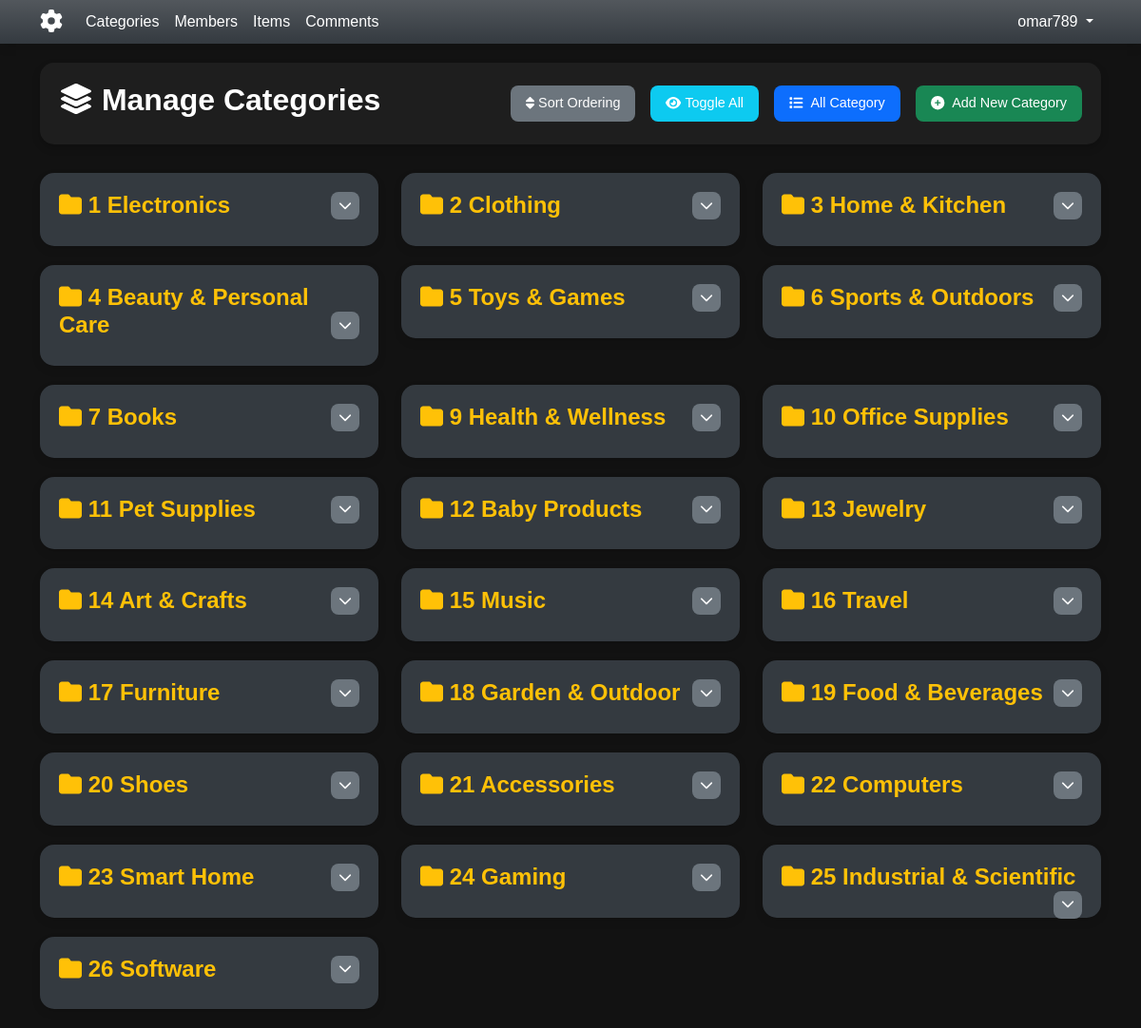
/admin/categories.php (signed in), run on the app's committed database.
### tables this page shows
CREATE TABLE `categories` (
  `ID` int NOT NULL,
  `Name` varchar(255) NOT NULL,
  `Description` text,
  `Price` int NOT NULL DEFAULT '0',
  `Quantity` int NOT NULL DEFAULT '0',
  `Visibility` tinyint NOT NULL DEFAULT '0'
);

### admin/includes/languages/english.php (called while the page is built)
<?php
function  lang($phrase)
{
    $admin = isset($_SESSION['original_username']) ? explode(' ', $_SESSION['original_username'])[0] : 'Guest';
    $lang = array(
        'HOME' => 'Home',
        'CATEGORIES' => 'Categories',
        'ITEM' => 'Items',
        'MEMBER' => 'Members',
        'COMMENT' => 'Comments',
        'STATISTICS' => 'Statistics',
        'LOGS' => 'Logs',
        'ADMIN' => $admin,
        'EDIT_PROFILE' => 'Edit Profile',
        'SETTINGS' => 'Settings',
        'LOGOUT' => 'Logout',
        'VIST_SHOP' => 'Vist Shop'
    );
    return $lang[$phrase];
}

### admin/pagesCategorie/manage.php (the view, shortened to what this page needs)
<?php
$sort = isset($_GET['sort']) && $_GET['sort'] == 'ASC' ? 'DESC' : 'ASC';
$stmt = $con->prepare("SELECT * FROM categories ORDER BY ID $sort LIMIT 25");
$stmt->execute();
$rows = $stmt->fetchAll();
?>
<div class="container">
    <div class="header-section">
        <div class="d-flex align-items-center justify-content-between flex-wrap gap-3">
            <div>
                <h2 class="custom-h2 fw-bold text-start me-2"><i class="fa-solid fa-layer-group"></i> Manage Categories</h2>
            </div>
            <div class="d-flex align-items-center flex-wrap gap-3">
                <a id="sortOrdering" class="btn btn-secondary" href="?sort=<?= $sort ?>">
                    <i class="fa-solid fa-sort"></i> Sort Ordering
                </a>
                <button id="toggleAll" class="btn btn-info">
                    <i class="fas fa-eye"></i> Toggle All
                </button>
                <a href="categories.php?do=all_comments" class="btn btn-primary">
                    <i class="fas fa-list me-2"></i>All Category
                </a>
                <a href="categories.php?do=add" class="btn btn-success">
                    <i class="fas fa-plus-circle me-2"></i>Add New Category
                </a>
            </div>
        </div>
    </div>
    <div class="row mt-4">
        <?php
        foreach ($rows as $cat) {
            echo '
            <div class="col-md-4 ">
                <div class="custom-card bg-dark">
                    <div class="custom-card-body">
                        <h5 class="custom-card-title text-warning">
                            <i class="fas fa-folder"></i> ' . $cat['ID'] . " " . ($cat['Name'] ? $cat['Name'] : '<span class="text-danger">No Title</span>') . '
                            <button class="btn btn-sm btn-secondary toggle-details float-end">
                                <i class="fas fa-chevron-down"></i>
                            </button>
                        </h5>
                        <div class="details">
                            <hr class="text-white">
                            <p class="custom-card-text">
                                <i class="fas fa-align-left"></i> <strong>Description:</strong> ' . $cat['Description'] . '
                            </p>
                            <p class="custom-card-text">
                                <i class="fas fa-sort-numeric-up"></i> <strong>Price:</strong> ' . $cat['Price'] . '$
                            </p>
                            <p class="custom-card-text">
                                <i class="fas fa-eye' . ($cat['Visibility'] ? '' : '-slash') . '"></i> <strong>Visibility:</strong> ' . ($cat['Visibility'] ? 'Visible' : 'Hidden') . '
                            </p>
                            <p class="custom-card-text">
                                <i class="fa-solid fa-equals"></i> <strong>Quantity:</strong> ' . $cat['Quantity'] . '
                            </p>
                            <div class="text-center">
                                <a class="btn btn-sm btn-danger delete-btn" href="categories.php?do=delete&catid=' . $cat['ID'] . '">
                                    <i class="fas fa-trash"></i> Delete
                                </a>
                                <a class="btn btn-sm btn-primary" href="categories.php?do=edit&catid=' . $cat['ID'] . '">
                                    <i class="fas fa-edit"></i> Edit
                                </a>
                            </div>
                        </div>
                    </div>
                </div>
            </div>';
        }
        ?>
    </div>
</div>

### admin/categories.php (shortened to what this page needs)
<?php
if (isset($_SESSION['user'])) {
    include 'init.php';
    $do = isset($_GET['do']) ? $_GET['do'] : 'manage';
    if ($do == 'manage') {
        include 'pagesCategorie/manage.php';
    } elseif ($do == 'add') {
        include 'pagesCategorie/add.php';
    } elseif ($do == 'insert') {
        include 'pagesCategorie/insert.php';
    } elseif ($do == 'edit') {
        include 'pagesCategorie/validEdit.php';
    } elseif ($do == 'update') {
        include 'pagesCategorie/update.php';
    } elseif ($do == 'delete') {
        include 'pagesCategorie/delete.php';
    } elseif ($do == 'active') {
        include 'pagesCategorie/active.php';
    } elseif ($do == 'all_comments') {
        include 'pagesCategorie/all_comments.php';
    }
    include $tpl . 'footer.php';
} else {
    header('location: index.php');
}

### admin/includes/templates/header.php (shortened to what this page needs)
<!DOCTYPE html>
<html lang="en">
<head>
    <link rel="stylesheet" href="<?= $css; ?>bootstrap.min.css">
    <link rel="stylesheet" href="<?= $css; ?>jquery-ui.css">
    <link rel="stylesheet" href="<?= $css; ?>jquery.selectBoxIt.css">
    <link rel="stylesheet" href="<?= $css; ?>all.min.css">
    <link rel="stylesheet" href="<?= $css; ?>animate.min.css">
    <link rel="stylesheet" href="<?= $css; ?>aos.css">
    <link rel="stylesheet" href="<?= $css; ?>sweetalert2.min.css">
    <link rel="stylesheet" href="<?= $css; ?>global/global.css">
    <link rel="stylesheet" href="<?= $css; ?>components/navbar.css">
    <link rel="stylesheet" href="<?= $css; ?>pages/dashboard.css">
    <link rel="stylesheet" href="<?= $css; ?>components/cards.css">
    <link rel="stylesheet" href="<?= $css; ?>components/buttons.cs">
    <link rel="stylesheet" href="<?= $css; ?>responsive/responsive.css">
    <link rel="stylesheet" href="<?= $css; ?>components/tables.css">
    <link rel="stylesheet" href="<?= $css; ?>components/selectbox.css">
    <link rel="stylesheet" href="<?= $css; ?>components/stars.css">
    <link rel="stylesheet" href="<?= $css; ?>forms/forms.css">
    <link rel="stylesheet" href="<?= $css; ?>main_pages/items.css">
    <link rel="stylesheet" href="<?= $css; ?>main_pages/categorys.css">
    <link rel="stylesheet" href="<?= $css; ?>main_pages/members.css">
    <link rel="stylesheet" type="text/css" href="https://cdnjs.cloudflare.com/ajax/libs/slick-carousel/1.8.1/slick.min.css" />
    <link rel="stylesheet" type="text/css" href="https://cdnjs.cloudflare.com/ajax/libs/slick-carousel/1.8.1/slick-theme.min.css" />
</head>
<body></body>

### admin/init.php (shortened to what this page needs)
<?php
$tpl = 'includes/templates/';
$lng = 'includes/languages/';
$css = 'style/css/';
include $lng . 'english.php';
include $tpl . 'header.php';
if (!isset($noNavbar)) include $tpl . 'navbar.php';

### admin/includes/templates/navbar.php (shortened to what this page needs)
<nav class="navbar navbar-expand-lg bg-dark bg-gradient">
    <div class="container text-white">
        <a class="navbar-brand text-white fw-bold" href="dashboard.php"><i class="fa-solid fa-gear"></i></a>
        <div class="collapse navbar-collapse" id="navbarSupportedContent">
            <ul class="navbar-nav me-auto mb-2 mb-lg-0 w-100 align-items-start">
                <li class="nav-item"><a class="nav-link text-white" href="categories.php"><?= lang('CATEGORIES') ?></a></li>
                <li class="nav-item"><a class="nav-link text-white" href="members.php"><?= lang('MEMBER') ?></a></li>
                <li class="nav-item"><a class="nav-link text-white" href="items.php"><?= lang('ITEM') ?></a></li>
                <li class="nav-item"><a class="nav-link text-white" href="comments.php"><?= lang('COMMENT') ?></a></li>
            </ul>
            <ul class="navbar-nav ms-auto align-items-start">
                <li class="nav-item dropdown">
                    <a class="nav-link dropdown-toggle text-white admin" href="#" role="button" data-bs-toggle="dropdown" aria-expanded="false">
                        <?= lang('ADMIN') ?>
                    </a>
                </li>
            </ul>
        </div>
    </div>
</nav>

### admin/includes/templates/footer.php (shortened to what this page needs)
</body>
</html>

### admin/style/css/global/global.css (style rules this page uses)
:root { --bs-dark-rgb: 52, 58, 64; --bs-bg-opacity: 0.8; --white-color: #ffffff; --black-color: #000000; --primary-color: #007bff; --secondary-color: #0056b3; --success-color: #28a745; --danger-color: #dc3545; --warning-color: #e67e22; --info-color: #3498db; --shadow: 0 4px 10px rgba(0, 0, 0, 0.1); --transition: all 0.3s ease; }
body { margin: 0; padding: 0; background-color: rgba(var(--bs-dark-rgb), var(--bs-bg-opacity)); color: var(--white-color); font-family: 'Arial', sans-serif; }
a { text-decoration: none; color: inherit; }

### admin/style/css/components/navbar.css (style rules this page uses)
.navbar { margin-bottom: 20px; box-shadow: var(--shadow); padding: 0; }
.navbar-brand { font-size: 1.5rem; font-weight: bold; }
.nav-link { font-size: 1rem; transition: var(--transition); }

### admin/style/css/pages/dashboard.css (style rules this page uses)
.btn { border-radius: 5px; text-decoration: none; font-size: 0.9em; transition: background 0.3s ease; }
.btn-info { background: #3498db; color: #fff; }
.btn-secondary { background: #7f8c8d; color: #fff; }

### admin/style/css/components/cards.css (style rules this page uses)
.custom-card { border: none; border-radius: 15px; backdrop-filter: blur(10px); box-shadow: var(--shadow); margin-bottom: 20px; transition: var(--transition); }
.custom-card-body { padding: 20px; }
.custom-card-title { font-size: 1.5rem; font-weight: bold; color: var(--white-color); }
.toggle-details { transition: transform 0.3s ease; }

### admin/style/css/main_pages/categorys.css (style rules this page uses)
body { background-color: #1a1d20; color: #ffffff; font-family: 'Arial', sans-serif; margin: 0; padding: 0; }
body { background-color: #121212; color: #ffffff; }
.btn { border-radius: 8px; padding: 0.5rem 1rem; font-size: 0.9rem; transition: background-color 0.3s ease, transform 0.2s ease; }
.btn-secondary { background-color: #6c757d; border: none; }
.btn-primary { background-color: #0d6efd; border: none; }
.btn-success { background-color: #198754; border: none; }
.btn-info { background-color: #0dcaf0; border: none; }
.btn-sm { padding: 0.25rem 0.5rem; font-size: 0.875rem; }
.custom-h2 { color: #ffffff; font-weight: bold; font-size: 2rem; }
.header-section { background-color: #1e1e1e; padding: 20px; border-radius: 15px; margin-bottom: 30px; box-shadow: 0 4px 8px rgba(0, 0, 0, 0.2); }

### admin/style/css/main_pages/members.css (style rules this page uses)
div a { text-decoration: none; color: white; }

### admin/includes/templates/header.php (style rules this page uses)
body { font-family: 'Arial', sans-serif; }
body { background-color: #121212; color: #ffffff; }
* { scrollbar-width: thin; scrollbar-color: #555 #2c2c2c; }

### data on the page
categories: ID "1", Name "Electronics"
categories: ID "2", Name "Clothing"
categories: ID "3", Name "Home & Kitchen"
categories: ID "4", Name "Beauty & Personal Care"
categories: ID "5", Name "Toys & Games"
categories: ID "6", Name "Sports & Outdoors"
categories: ID "7", Name "Books"
categories: ID "9", Name "Health & Wellness"
categories: ID "10", Name "Office Supplies"
categories: ID "11", Name "Pet Supplies"
categories: ID "12", Name "Baby Products"
categories: ID "13", Name "Jewelry"
categories: ID "14", Name "Art & Crafts"
categories: ID "15", Name "Music"
categories: ID "16", Name "Travel"
categories: ID "17", Name "Furniture"
categories: ID "18", Name "Garden & Outdoor"
categories: ID "19", Name "Food & Beverages"
categories: ID "20", Name "Shoes"
categories: ID "21", Name "Accessories"
categories: ID "22", Name "Computers"
categories: ID "23", Name "Smart Home"
categories: ID "24", Name "Gaming"
categories: ID "25", Name "Industrial & Scientific"
categories: ID "26", Name "Software"

### other printed values
lang('CATEGORIES') "Categories"
lang('MEMBER') "Members"
lang('ITEM') "Items"
lang('COMMENT') "Comments"
lang('ADMIN') "omar789"
